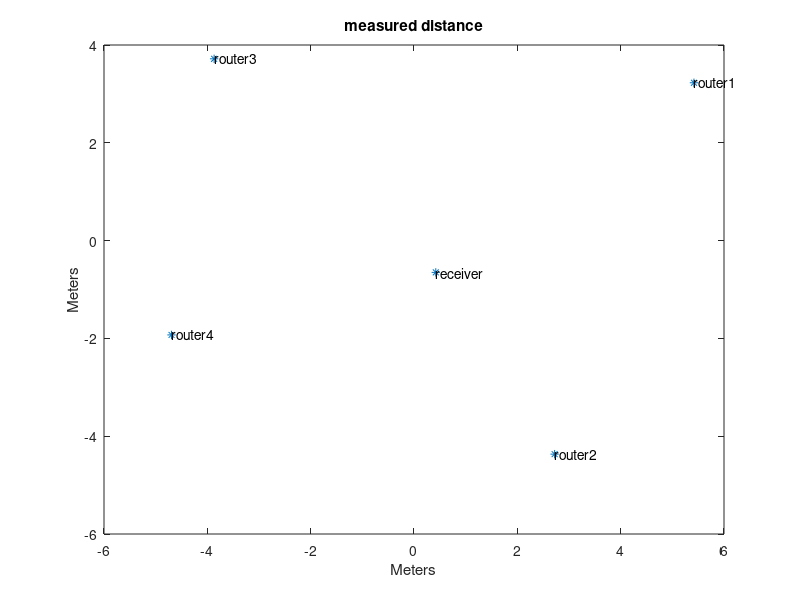
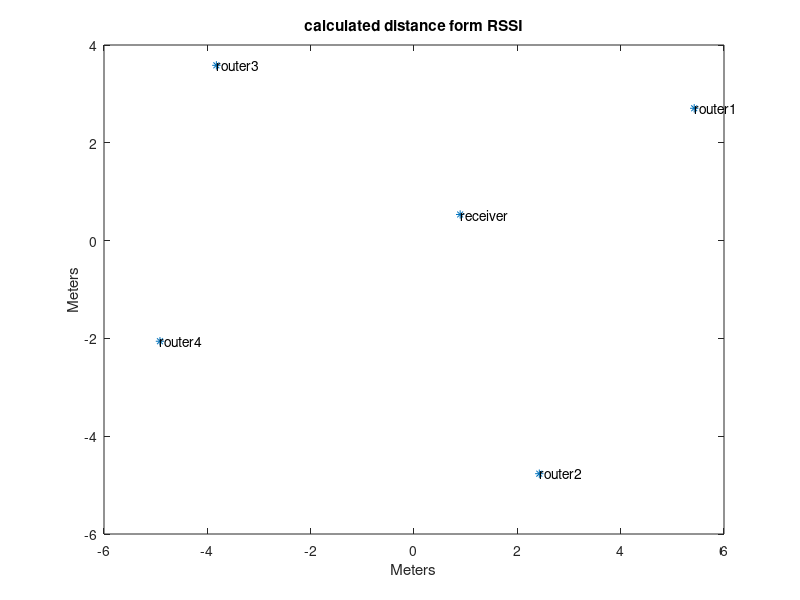

MATLAB code for these plots, in order:
clc;
clear;
locations = ...
    {'receiver','router1','router2','router3','router4'};
D = [ 0.00  6.32  4.37  6.12  5.26;
      6.32  0.00  8.05  9.29 11.35;
      4.37  8.05  0.00 10.43  7.79;
      6.12  9.29 10.43  0.00  5.68;
      5.26 11.35  7.79  5.68  0.00];
 [Y,eigvals] = cmdscale(D);
 D1 = [ 0.00  2.09  3.29  3.29  5.19;
        2.09  0.00  8.05  9.29 11.35;
        3.29  8.05  0.00 10.43  7.79;
        3.29  9.29 10.43  0.00  5.68;
        5.19 11.35  7.79  5.68  0.00];
  [Y1,eigvals1] = cmdscale(D1);
 format short g;
[eigvals eigvals/max(abs(eigvals))]
Dtriu = D(find(tril(ones(5),-1)))';
maxrelerr = max(abs(Dtriu-pdist(Y(:,1:2))))./max(Dtriu)
figure(1),plot(Y(:,1),Y(:,2),'*');
[eigvals1 eigvals1/max(abs(eigvals1))]
Dtriu1 = D1(find(tril(ones(5),-1)))';
maxrelerr1 = max(abs(Dtriu1-pdist(Y1(:,1:2))))./max(Dtriu1)
figure(1),plot(Y(:,1),Y(:,2),'*');
text(Y(:,1),Y(:,2),locations);
title('measured distance');
xlabel('Meters');
ylabel('Meters');
figure(2),plot(Y1(:,1),Y1(:,2),'*');
text(Y1(:,1),Y1(:,2),locations);
title('calculated distance form RSSI');
xlabel('Meters');
ylabel('Meters');

